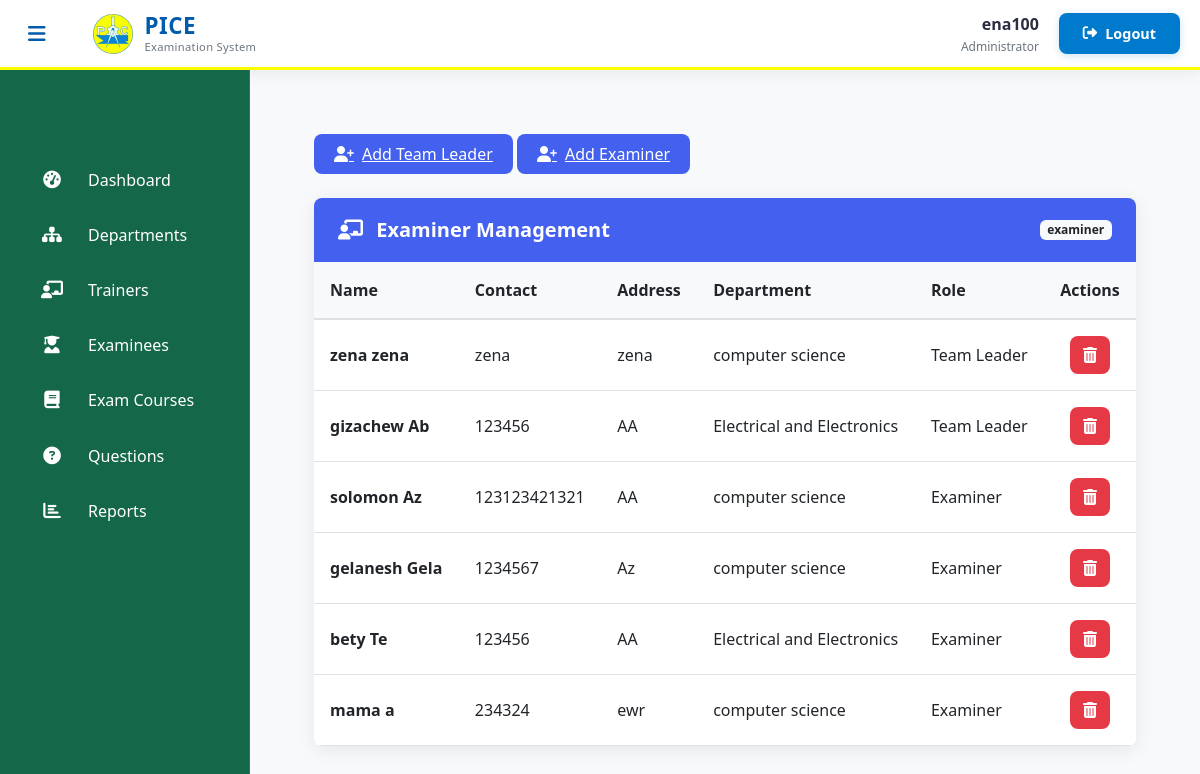
The app's page /admin-view-teacher (signed in) with its own data.
### teacher/models.py (models this page shows, shortened)
class Teacher(models.Model):
    user = models.OneToOneField(User, on_delete=models.CASCADE)
    address = models.CharField(max_length=40)
    mobile = models.CharField(max_length=20, null=False)
    status = models.BooleanField(default=True)
    salary = models.PositiveIntegerField(null=True)
    department = models.ForeignKey(
        'exam.Department',
        on_delete=models.SET_NULL,
        null=True,
        blank=False,
        related_name='teachers'
    )
    @property
    def role(self):
        return "Team Leader"
    @property
    def get_name(self):
        return self.user.first_name+" "+self.user.last_name

### exam/models.py (models this page shows)
class Department(models.Model):
   department_name = models.CharField(max_length=100, unique=True)
   def __str__(self):
        return self.department_name

### examiner/models.py (models this page shows, shortened)
class Examiner(models.Model):
    user = models.OneToOneField(User, on_delete=models.CASCADE)
    address = models.CharField(max_length=40)
    mobile = models.CharField(max_length=20, null=False)
    department = models.ForeignKey(
        'exam.Department',
        on_delete=models.SET_NULL,
        null=True,
        blank=False,
        related_name='examiners'
    )
    @property
    def role(self):
        return "Examiner"
    @property
    def get_name(self):
        return self.user.first_name+" "+self.user.last_name

### exam/views.py (the view)
# urls.py: path('admin-view-teacher', views.admin_view_teacher_view,name='admin-view-teacher'),
@login_required(login_url='adminlogin')
def admin_view_teacher_view(request):
    teachers= TMODEL.Teacher.objects.all()
    examiners= EMODEL.Examiner.objects.all()
    combined_staff = list(chain(teachers, examiners))
    context = {
        'staff': combined_staff,
    }
    return render(request,'exam/admin_view_teacher.html',context)

### templates/exam/admin_view_teacher.html (shortened to what this page needs)
{% extends 'exam/adminbase.html' %}
{% block content %}
{% load static %}
<head>
  <link href="https://cdn.jsdelivr.net/npm/bootstrap@5.3.0/dist/css/bootstrap.min.css" rel="stylesheet">
  <link rel="stylesheet" href="https://cdnjs.cloudflare.com/ajax/libs/font-awesome/6.4.0/css/all.min.css">
</head>
<div class="dashboard-container">
  <a href="{% url 'teacher:teachersignup' %}" class="add-examiner-btn">
    <i class="fas fa-user-plus"></i> Add Team Leader
  </a>
  <a href="{% url 'examiner:examinersignup' %}" class="add-examiner-btn">
    <i class="fas fa-user-plus"></i> Add Examiner
  </a>
  <div class="card">
    <div class="card-header d-flex justify-content-between align-items-center">
      <h5 class="card-title"><i class="fas fa-chalkboard-teacher me-2"></i> Examiner Management</h5>
      <span class="badge bg-light text-dark">{{ teachers.count }} examiner{{ teachers.count|pluralize }}</span>
    </div>
    <div class="table-responsive">
      <table class="table table-hover align-middle">
    <thead>
        <tr>
            <th>Name</th>
            <th>Contact</th>
            <th>Address</th>
            <th>Department</th>
            <th>Role</th>
            <th class="text-center">Actions</th>
        </tr>
    </thead>
    <tbody>
        {% if staff %}
            {% for person in staff %}
                <tr>
                    <td class="fw-semibold">{{ person.get_name }}</td>
                    <td>{{ person.mobile }}</td>
                    <td>{{ person.address|truncatechars:30 }}</td>
                    <td>{{ person.department|truncatechars:30 }}</td>
                    <td>
                        {{ person.role }}{% if person.is_teacher %} / Team Leader{% endif %}
                    </td>
                    <td>
                        <div class="action-btns">
                            <a href="{% url 'delete-teacher' person.id %}" class="btn btn-delete" title="Delete">
                                <i class="fas fa-trash-alt"></i>
                            </a>
                        </div>
                    </td>
                </tr>
            {% endfor %}
        {% endif %}
    </tbody>
</table>
    </div>
  </div>
</div>
{% endblock content %}

### templates/exam/adminbase.html (shortened to what this page needs)
<!DOCTYPE html>
{% load static %}
<html lang="en" dir="ltr">
<head>
  <link href="https://cdn.jsdelivr.net/npm/bootstrap@5.3.0/dist/css/bootstrap.min.css" rel="stylesheet">
  <link rel="stylesheet" href="https://cdnjs.cloudflare.com/ajax/libs/font-awesome/6.4.0/css/all.min.css">
</head>
<body>
  <header class="admin-header">
    <div class="header-container">
      <div class="header-left">
        <button class="sidebar-toggle" id="sidebarToggle">
          <i class="fas fa-bars"></i>
        </button>
        <div class="brand-logo">
          <img src="/static/image/logo.jpg" alt="PICE Logo" class="header-logo">
          <div class="logo-text">
            <span class="logo-main">PICE</span>
            <span class="logo-sub">Examination System</span>
          </div>
        </div>
      </div>
      <div class="header-right">
        <div class="user-profile">
          <span class="username">{{user.username}}</span>
          <div class="user-role">Administrator</div>
        </div>
        <a href="/logout" class="logout-btn">
          <i class="fas fa-sign-out-alt"></i>
          <span class="logout-text">Logout</span>
        </a>
      </div>
    </div>
  </header>
  <aside class="admin-sidebar">
    <nav class="sidebar-menu">
      <div class="menu-container">
        <a href="/admin-dashboard" class="menu-item">
          <div class="menu-icon"><i class="fas fa-tachometer-alt"></i></div>
          <span class="menu-text">Dashboard</span>
        </a>
        <a href="/admin-department" class="menu-item">
          <div class="menu-icon"><i class="fas fa-sitemap"></i></div>
          <span class="menu-text">Departments</span>
        </a>
        <a href="/admin-teacher" class="menu-item">
          <div class="menu-icon"><i class="fas fa-chalkboard-teacher"></i></div>
          <span class="menu-text">Trainers</span>
        </a>
        <a href="/admin-student" class="menu-item">
          <div class="menu-icon"><i class="fas fa-user-graduate"></i></div>
          <span class="menu-text">Examinees</span>
        </a>
        <a href="/admin-course" class="menu-item">
          <div class="menu-icon"><i class="fas fa-book"></i></div>
          <span class="menu-text">Exam Courses</span>
        </a>
        <a href="/admin-question" class="menu-item">
          <div class="menu-icon"><i class="fas fa-question-circle"></i></div>
          <span class="menu-text">Questions</span>
        </a>
        <a href="/admin-report" class="menu-item">
          <div class="menu-icon"><i class="fas fa-chart-bar"></i></div>
          <span class="menu-text">Reports</span>
        </a>
      </div>
    </nav>
  </aside>
  <main class="admin-content">
    {% block content %}{% endblock content %}
  </main>
</body>
</html>

### templates/exam/adminbase.html (style rules this page uses)
:root { --yellow-primary: #FFFF00; --blue-primary: #007ACC; --blue-dark: #005BAC; --sidebar-color: #156749; --content-bg: #FFFFFF; --card-bg: #F8F9FA; --text-light: #FFFFFF; --text-dark: #2B2D42; --text-muted: #6C757D; --border-radius: 8px; --transition: all 0.3s cubic-bezier(0.25, 0.8, 0.25, 1); }
body { font-family: 'Segoe UI', system-ui, -apple-system, sans-serif; background-color: var(--content-bg); color: var(--text-dark); overflow-x: hidden; }
.admin-header { background: #FFFFFF; height: 70px; position: fixed; top: 0; left: 0; right: 0; z-index: 1000; box-shadow: 0 2px 15px rgba(0, 0, 0, 0.08); border-bottom: 3px solid #FFFF00; display: flex; align-items: center; padding: 0 20px; }
.header-container { width: 100%; display: flex; justify-content: space-between; align-items: center; }
.header-left { display: flex; align-items: center; gap: 15px; }
.header-right { display: flex; align-items: center; gap: 20px; }
.sidebar-toggle { background: none; border: none; color: #005BAC; font-size: 1.25rem; cursor: pointer; padding: 8px; border-radius: 4px; transition: all 0.3s ease; }
.brand-logo { display: flex; align-items: center; gap: 12px; }
.header-logo { height: 40px; width: 40px; object-fit: contain; border-radius: 4px; }
.logo-text { display: flex; flex-direction: column; line-height: 1.2; }
.logo-main { font-weight: 700; font-size: 1.4rem; color: #005BAC; letter-spacing: 0.5px; }
.logo-sub { font-size: 0.7rem; color: #6C757D; font-weight: 500; letter-spacing: 0.3px; }
.user-profile { text-align: right; }
.username { font-weight: 600; color: #2B2D42; display: block; }
.user-role { font-size: 0.75rem; color: #6C757D; margin-top: 2px; }
.logout-btn { background: #007ACC; color: white; border: none; padding: 8px 16px; border-radius: 4px; font-weight: 500; font-size: 0.9rem; text-decoration: none; display: flex; align-items: center; gap: 8px; transition: all 0.3s ease; }
.logout-text { display: inline-block; }
.admin-sidebar { width: 250px; height: 100vh; position: fixed; top: 70px; left: 0; background: var(--sidebar-color); color: var(--text-light); transition: var(--transition); z-index: 1020; overflow-y: auto; border-right: 1px solid rgba(255, 255, 255, 0.1); padding-top: 4rem; }
.sidebar-menu { padding: 1rem 0; }
.menu-item { display: flex; align-items: center; padding: 0.85rem 1.5rem; color: var(--text-light); text-decoration: none; transition: var(--transition); margin: 0.25rem 1rem; border-radius: var(--border-radius); font-weight: 500; transition: background 0.3s ease, transform 0.2s ease; gap: 0.75rem; }
.menu-item i { width: 24px; text-align: center; margin-right: 0.75rem; font-size: 1.1rem; }
.admin-content { margin-left: 250px; margin-top: 70px; padding: 2rem; min-height: calc(100vh - 70px); transition: var(--transition); background-color: var(--card-bg); }
.logout-btn { background: var(--blue-primary); color: white; border: none; padding: 0.6rem 1.5rem; border-radius: var(--border-radius); font-weight: 600; transition: var(--transition); display: flex; align-items: center; gap: 0.5rem; box-shadow: 0 2px 8px rgba(0, 122, 204, 0.2); }
.sidebar-toggle { background: none; border: none; color: var(--blue-dark); font-size: 1.25rem; cursor: pointer; margin-right: 1.5rem; transition: var(--transition); }

### templates/exam/admin_view_teacher.html (style rules this page uses)
:root { --primary-color: #4361ee; --primary-hover: #3a56d4; --danger-color: #e63946; --light-gray: #f8f9fa; --border-radius: 8px; }
.dashboard-container { padding: 2rem; max-width: 1200px; margin: 0 auto; }
.card { border: none; border-radius: var(--border-radius); box-shadow: 0 4px 20px rgba(0, 0, 0, 0.08); overflow: hidden; }
.card-header { background-color: var(--primary-color); color: white; padding: 1.25rem 1.5rem; border-bottom: none; }
.card-title { font-weight: 600; margin: 0; font-size: 1.25rem; }
.add-examiner-btn { background-color: var(--primary-color); color: white; padding: 0.5rem 1.25rem; border-radius: var(--border-radius); font-weight: 500; transition: all 0.3s ease; display: inline-flex; align-items: center; gap: 0.5rem; margin-bottom: 1.5rem; }
.table { margin-bottom: 0; }
.table thead th { background-color: var(--light-gray); border-bottom: 2px solid #dee2e6; font-weight: 600; padding: 1rem; }
.table tbody td { padding: 1rem; vertical-align: middle; }
.action-btns { display: flex; gap: 0.5rem; justify-content: center; }
.btn-delete { background-color: var(--danger-color); color: white; border-radius: var(--border-radius); padding: 0.375rem 0.75rem; }

### records on screen
Teacher: get_name "zena zena", mobile "zena", address "zena", department "computer science", role "Team Leader"
Teacher: get_name "gizachew Ab", mobile "123456", address "AA", department "Electrical and Electronics", role "Team Leader"
Examiner: get_name "solomon Az", mobile "123123421321", address "AA", department "computer science", role "Examiner"
Examiner: get_name "gelanesh Gela", mobile "1234567", address "Az", department "computer science", role "Examiner"
Examiner: get_name "bety Te", mobile "123456", address "AA", department "Electrical and Electronics", role "Examiner"
Examiner: get_name "mama a", mobile "234324", address "ewr", department "computer science", role "Examiner"

### other values on screen
{{ user.username }} "ena100"
